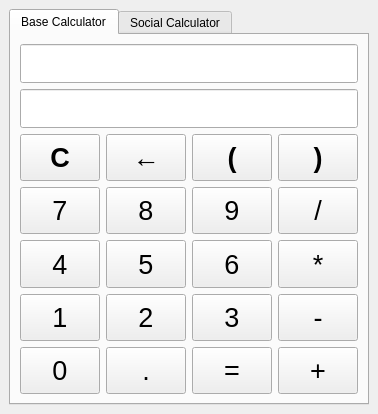
<?xml version="1.0" encoding="UTF-8"?>
<ui version="4.0">
 <class>MainWindow</class>
 <widget class="QMainWindow" name="MainWindow">
  <property name="geometry">
   <rect>
    <x>0</x>
    <y>0</y>
    <width>378</width>
    <height>414</height>
   </rect>
  </property>
  <property name="windowTitle">
   <string>MainWindow</string>
  </property>
  <widget class="QWidget" name="centralwidget">
   <layout class="QGridLayout" name="gridLayout">
    <item row="0" column="0">
     <widget class="QTabWidget" name="tabWidget">
      <property name="currentIndex">
       <number>0</number>
      </property>
      <widget class="QWidget" name="tab_baseCalculator">
       <attribute name="title">
        <string>Base Calculator</string>
       </attribute>
       <layout class="QGridLayout" name="gridLayout_2">
        <item row="0" column="0" colspan="4">
         <widget class="QLineEdit" name="lineEdit_input">
          <property name="font">
           <font>
            <pointsize>20</pointsize>
           </font>
          </property>
          <property name="alignment">
           <set>Qt::AlignRight|Qt::AlignTrailing|Qt::AlignVCenter</set>
          </property>
         </widget>
        </item>
        <item row="1" column="0" colspan="4">
         <widget class="QLineEdit" name="lineEdit_output">
          <property name="font">
           <font>
            <pointsize>20</pointsize>
           </font>
          </property>
          <property name="alignment">
           <set>Qt::AlignRight|Qt::AlignTrailing|Qt::AlignVCenter</set>
          </property>
         </widget>
        </item>
        <item row="2" column="0">
         <widget class="QPushButton" name="pushButton_clear">
          <property name="sizePolicy">
           <sizepolicy hsizetype="Preferred" vsizetype="Preferred">
            <horstretch>0</horstretch>
            <verstretch>0</verstretch>
           </sizepolicy>
          </property>
          <property name="font">
           <font>
            <pointsize>20</pointsize>
            <bold>true</bold>
           </font>
          </property>
          <property name="text">
           <string>C</string>
          </property>
         </widget>
        </item>
        <item row="2" column="1">
         <widget class="QPushButton" name="pushButton_backspace">
          <property name="sizePolicy">
           <sizepolicy hsizetype="Preferred" vsizetype="Preferred">
            <horstretch>0</horstretch>
            <verstretch>0</verstretch>
           </sizepolicy>
          </property>
          <property name="font">
           <font>
            <pointsize>20</pointsize>
            <bold>true</bold>
           </font>
          </property>
          <property name="text">
           <string>←</string>
          </property>
          <property name="iconSize">
           <size>
            <width>20</width>
            <height>20</height>
           </size>
          </property>
         </widget>
        </item>
        <item row="2" column="2">
         <widget class="QPushButton" name="pushButton_left">
          <property name="sizePolicy">
           <sizepolicy hsizetype="Preferred" vsizetype="Preferred">
            <horstretch>0</horstretch>
            <verstretch>0</verstretch>
           </sizepolicy>
          </property>
          <property name="font">
           <font>
            <pointsize>20</pointsize>
            <bold>true</bold>
           </font>
          </property>
          <property name="text">
           <string>(</string>
          </property>
          <property name="iconSize">
           <size>
            <width>16</width>
            <height>16</height>
           </size>
          </property>
         </widget>
        </item>
        <item row="2" column="3">
         <widget class="QPushButton" name="pushButton_right">
          <property name="sizePolicy">
           <sizepolicy hsizetype="Preferred" vsizetype="Preferred">
            <horstretch>0</horstretch>
            <verstretch>0</verstretch>
           </sizepolicy>
          </property>
          <property name="font">
           <font>
            <pointsize>20</pointsize>
            <bold>true</bold>
           </font>
          </property>
          <property name="text">
           <string>)</string>
          </property>
          <property name="iconSize">
           <size>
            <width>16</width>
            <height>16</height>
           </size>
          </property>
         </widget>
        </item>
        <item row="3" column="0">
         <widget class="QPushButton" name="pushButton07">
          <property name="sizePolicy">
           <sizepolicy hsizetype="Preferred" vsizetype="Preferred">
            <horstretch>0</horstretch>
            <verstretch>0</verstretch>
           </sizepolicy>
          </property>
          <property name="font">
           <font>
            <pointsize>20</pointsize>
           </font>
          </property>
          <property name="text">
           <string>7</string>
          </property>
         </widget>
        </item>
        <item row="3" column="1">
         <widget class="QPushButton" name="pushButton08">
          <property name="sizePolicy">
           <sizepolicy hsizetype="Preferred" vsizetype="Preferred">
            <horstretch>0</horstretch>
            <verstretch>0</verstretch>
           </sizepolicy>
          </property>
          <property name="font">
           <font>
            <pointsize>20</pointsize>
           </font>
          </property>
          <property name="text">
           <string>8</string>
          </property>
         </widget>
        </item>
        <item row="3" column="2">
         <widget class="QPushButton" name="pushButton09">
          <property name="sizePolicy">
           <sizepolicy hsizetype="Preferred" vsizetype="Preferred">
            <horstretch>0</horstretch>
            <verstretch>0</verstretch>
           </sizepolicy>
          </property>
          <property name="font">
           <font>
            <pointsize>20</pointsize>
           </font>
          </property>
          <property name="text">
           <string>9</string>
          </property>
         </widget>
        </item>
        <item row="3" column="3">
         <widget class="QPushButton" name="pushButton_division">
          <property name="sizePolicy">
           <sizepolicy hsizetype="Preferred" vsizetype="Preferred">
            <horstretch>0</horstretch>
            <verstretch>0</verstretch>
           </sizepolicy>
          </property>
          <property name="font">
           <font>
            <pointsize>20</pointsize>
           </font>
          </property>
          <property name="text">
           <string>/</string>
          </property>
         </widget>
        </item>
        <item row="4" column="0">
         <widget class="QPushButton" name="pushButton04">
          <property name="sizePolicy">
           <sizepolicy hsizetype="Preferred" vsizetype="Preferred">
            <horstretch>0</horstretch>
            <verstretch>0</verstretch>
           </sizepolicy>
          </property>
          <property name="font">
           <font>
            <pointsize>20</pointsize>
           </font>
          </property>
          <property name="text">
           <string>4</string>
          </property>
         </widget>
        </item>
        <item row="4" column="1">
         <widget class="QPushButton" name="pushButton05">
          <property name="sizePolicy">
           <sizepolicy hsizetype="Preferred" vsizetype="Preferred">
            <horstretch>0</horstretch>
            <verstretch>0</verstretch>
           </sizepolicy>
          </property>
          <property name="font">
           <font>
            <pointsize>20</pointsize>
           </font>
          </property>
          <property name="text">
           <string>5</string>
          </property>
         </widget>
        </item>
        <item row="4" column="2">
         <widget class="QPushButton" name="pushButton06">
          <property name="sizePolicy">
           <sizepolicy hsizetype="Preferred" vsizetype="Preferred">
            <horstretch>0</horstretch>
            <verstretch>0</verstretch>
           </sizepolicy>
          </property>
          <property name="font">
           <font>
            <pointsize>20</pointsize>
           </font>
          </property>
          <property name="text">
           <string>6</string>
          </property>
         </widget>
        </item>
        <item row="4" column="3">
         <widget class="QPushButton" name="pushButton_multiple">
          <property name="sizePolicy">
           <sizepolicy hsizetype="Preferred" vsizetype="Preferred">
            <horstretch>0</horstretch>
            <verstretch>0</verstretch>
           </sizepolicy>
          </property>
          <property name="font">
           <font>
            <pointsize>20</pointsize>
           </font>
          </property>
          <property name="text">
           <string>*</string>
          </property>
         </widget>
        </item>
        <item row="5" column="0">
         <widget class="QPushButton" name="pushButton01">
          <property name="sizePolicy">
           <sizepolicy hsizetype="Preferred" vsizetype="Preferred">
            <horstretch>0</horstretch>
            <verstretch>0</verstretch>
           </sizepolicy>
          </property>
          <property name="font">
           <font>
            <pointsize>20</pointsize>
           </font>
          </property>
          <property name="text">
           <string>1</string>
          </property>
         </widget>
        </item>
        <item row="5" column="1">
         <widget class="QPushButton" name="pushButton02">
          <property name="sizePolicy">
           <sizepolicy hsizetype="Preferred" vsizetype="Preferred">
            <horstretch>0</horstretch>
            <verstretch>0</verstretch>
           </sizepolicy>
          </property>
          <property name="font">
           <font>
            <pointsize>20</pointsize>
           </font>
          </property>
          <property name="text">
           <string>2</string>
          </property>
         </widget>
        </item>
        <item row="5" column="2">
         <widget class="QPushButton" name="pushButton03">
          <property name="sizePolicy">
           <sizepolicy hsizetype="Preferred" vsizetype="Preferred">
            <horstretch>0</horstretch>
            <verstretch>0</verstretch>
           </sizepolicy>
          </property>
          <property name="font">
           <font>
            <pointsize>20</pointsize>
           </font>
          </property>
          <property name="text">
           <string>3</string>
          </property>
         </widget>
        </item>
        <item row="5" column="3">
         <widget class="QPushButton" name="pushButton_minus">
          <property name="sizePolicy">
           <sizepolicy hsizetype="Preferred" vsizetype="Preferred">
            <horstretch>0</horstretch>
            <verstretch>0</verstretch>
           </sizepolicy>
          </property>
          <property name="font">
           <font>
            <pointsize>20</pointsize>
           </font>
          </property>
          <property name="text">
           <string>-</string>
          </property>
         </widget>
        </item>
        <item row="6" column="0">
         <widget class="QPushButton" name="pushButton00">
          <property name="sizePolicy">
           <sizepolicy hsizetype="Preferred" vsizetype="Preferred">
            <horstretch>0</horstretch>
            <verstretch>0</verstretch>
           </sizepolicy>
          </property>
          <property name="font">
           <font>
            <pointsize>20</pointsize>
           </font>
          </property>
          <property name="text">
           <string>0</string>
          </property>
         </widget>
        </item>
        <item row="6" column="1">
         <widget class="QPushButton" name="pushButton_point">
          <property name="sizePolicy">
           <sizepolicy hsizetype="Preferred" vsizetype="Preferred">
            <horstretch>0</horstretch>
            <verstretch>0</verstretch>
           </sizepolicy>
          </property>
          <property name="font">
           <font>
            <pointsize>20</pointsize>
           </font>
          </property>
          <property name="text">
           <string>.</string>
          </property>
         </widget>
        </item>
        <item row="6" column="2">
         <widget class="QPushButton" name="pushButton_equal">
          <property name="sizePolicy">
           <sizepolicy hsizetype="Preferred" vsizetype="Preferred">
            <horstretch>0</horstretch>
            <verstretch>0</verstretch>
           </sizepolicy>
          </property>
          <property name="font">
           <font>
            <pointsize>20</pointsize>
           </font>
          </property>
          <property name="text">
           <string>=</string>
          </property>
         </widget>
        </item>
        <item row="6" column="3">
         <widget class="QPushButton" name="pushButton_plus">
          <property name="sizePolicy">
           <sizepolicy hsizetype="Preferred" vsizetype="Preferred">
            <horstretch>0</horstretch>
            <verstretch>0</verstretch>
           </sizepolicy>
          </property>
          <property name="font">
           <font>
            <pointsize>20</pointsize>
           </font>
          </property>
          <property name="text">
           <string>+</string>
          </property>
         </widget>
        </item>
       </layout>
      </widget>
      <widget class="QWidget" name="tab_socialCalculator">
       <attribute name="title">
        <string>Social Calculator</string>
       </attribute>
       <layout class="QGridLayout" name="gridLayout_3" columnstretch="3,7" columnminimumwidth="3,7">
        <item row="0" column="0">
         <widget class="QTreeView" name="treeView_socialCalculator"/>
        </item>
        <item row="0" column="1">
         <widget class="QWidget" name="widget_treeViewToShowWidget" native="true"/>
        </item>
       </layout>
      </widget>
     </widget>
    </item>
   </layout>
  </widget>
 </widget>
 <resources/>
 <connections/>
</ui>
